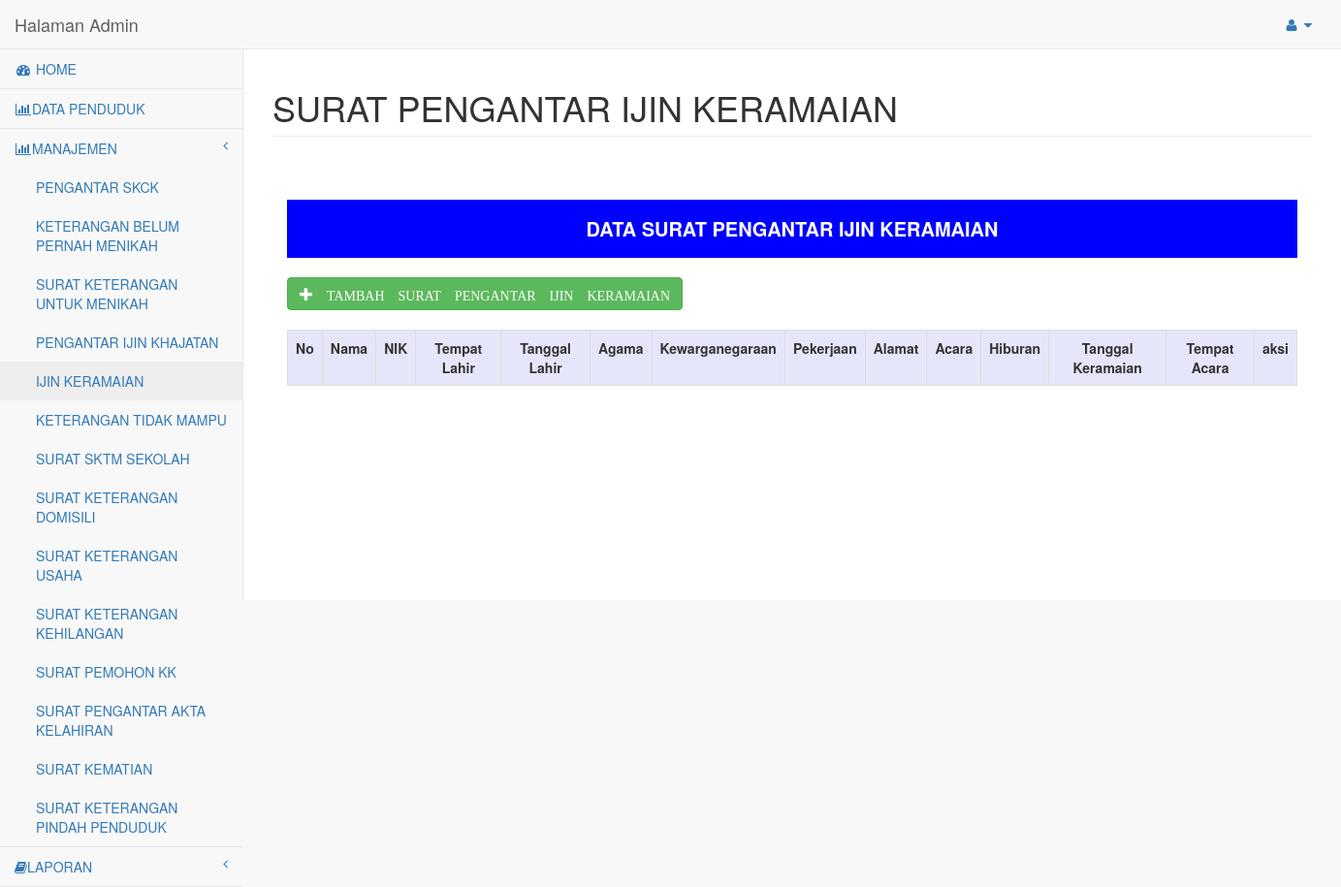
Before: /admin/index.php?module=ijin_keramaian with the older database file.
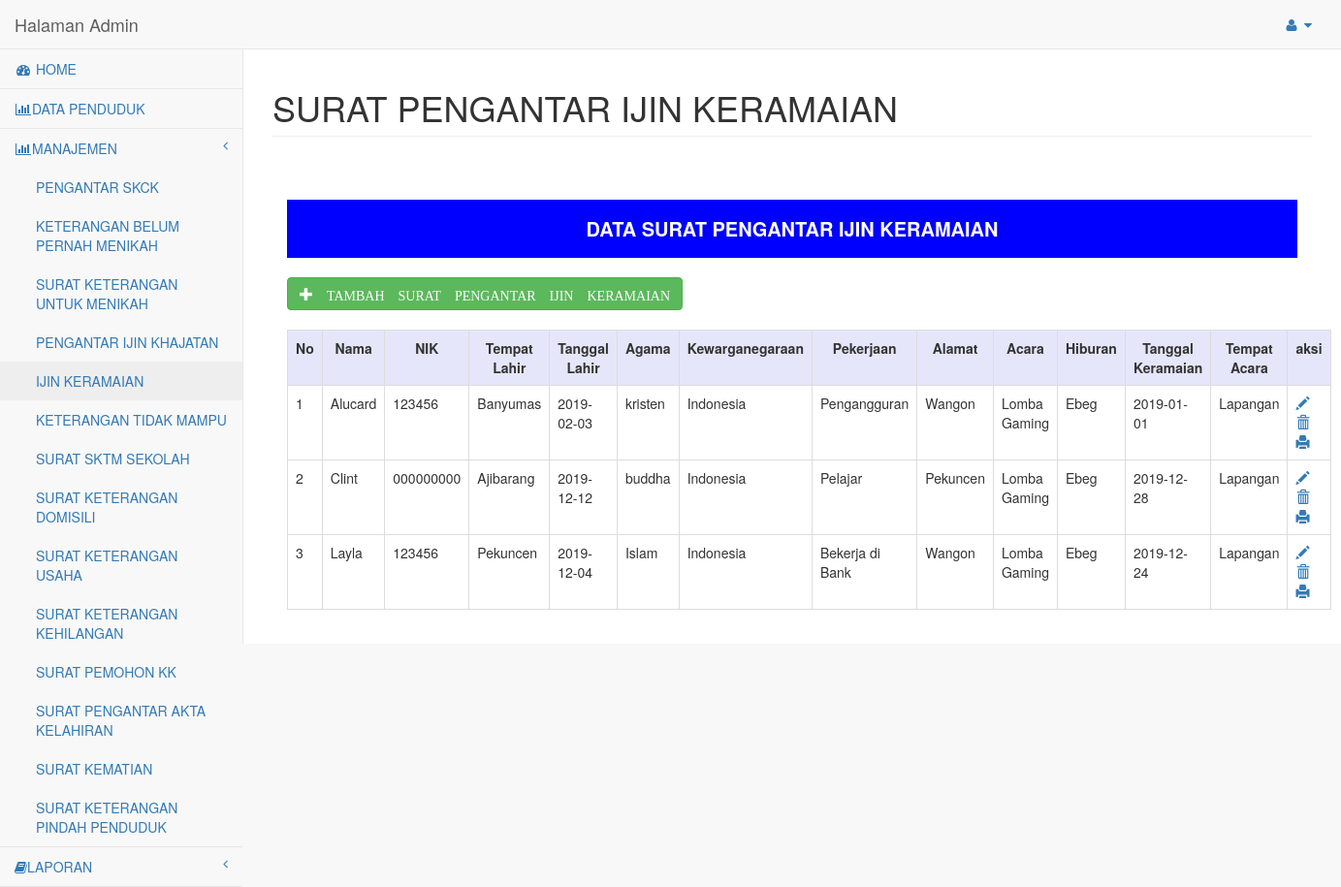
After: the same page with the newer database file.
### tables this page shows
CREATE TABLE `tbl_hiburan` (
  `id_hiburan` int(12) NOT NULL,
  `nama` varchar(20) NOT NULL,
  `nik` varchar(20) NOT NULL,
  `tmp_lahir` varchar(20) NOT NULL,
  `tgl_lahir` date NOT NULL,
  `agama` varchar(20) NOT NULL,
  `kewarganegaraan` varchar(30) NOT NULL,
  `pekerjaan` varchar(40) NOT NULL,
  `alamat` varchar(40) NOT NULL,
  `acara` varchar(50) NOT NULL,
  `hiburan` varchar(50) NOT NULL,
  `tgl_hiburan` date NOT NULL,
  `tmp_acara` varchar(30) NOT NULL
);

### admin/pages/ijin_keramaian.php (the view, shortened to what this page needs)
        <div id="page-wrapper">
            <div class="row">
                <div class="col-lg-12">
                    <h1 class="page-header">SURAT PENGANTAR IJIN KERAMAIAN</h1>
                </div>
            </div>
            <div class="row">
                <div class="col-lg-12">
                        <div class="panel-body">
<?php
include"koneksi.php";
$no = 1;
$qry_ijin_keramaian = mysqli_query($koneksi,"SELECT * from tbl_hiburan");
?>
<div style="margin-top:30px;width:100%,height:50px;text-align:center;background:#0000ff;color:#fff;line-height:60px;font-size:20px;">
<b>DATA SURAT PENGANTAR IJIN KERAMAIAN</b>
</div>
<a href="?module=input_ijin_keramaian" class="btn btn-success" style="margin-top:20px;"><span class="glyphicon glyphicon-plus"> TAMBAH SURAT PENGANTAR IJIN KERAMAIAN</span></a>
<div class="th">
<table class="table table-bordered" style="margin-top:20px;">
	<th style=" background: #E6E6FA;"><center>No</center></th>
	<th style=" background: #E6E6FA;"><center>Nama</center></th>
	<th style=" background: #E6E6FA;"><center>NIK</center></th>
	<th style=" background: #E6E6FA;"><center>Tempat Lahir</center></th>
	<th style=" background: #E6E6FA;"><center>Tanggal Lahir</center></th>
	<th style=" background: #E6E6FA;"><center>Agama</center></th>
	<th style=" background: #E6E6FA;"><center>Kewarganegaraan</center></th>
	<th style=" background: #E6E6FA;"><center>Pekerjaan</center></th>
	<th style=" background: #E6E6FA;"><center>Alamat</center></th>
	<th style=" background: #E6E6FA;"><center>Acara</center></th>
	<th style=" background: #E6E6FA;"><center>Hiburan</center></th>
	<th style=" background: #E6E6FA;"><center>Tanggal Keramaian</center></th>
	<th style=" background: #E6E6FA;"><center>Tempat Acara</center></th>
	<th style=" background: #E6E6FA;"><center>aksi</center></th>
	<?php while($data = mysqli_fetch_array($qry_ijin_keramaian)) { ?>
	<tr>
	 <td><?php echo $no++ ?></td>
	 <td><?php echo $data['nama'] ?></td>
	 <td><?php echo $data['nik'] ?></td>
	 <td><?php echo $data['tmp_lahir'] ?></td>
	 <td><?php echo $data['tgl_lahir'] ?></td>
	 <td><?php echo $data['agama'] ?></td>
	 <td><?php echo $data['kewarganegaraan'] ?></td>
	 <td><?php echo $data['pekerjaan'] ?></td>
	 <td><?php echo $data['alamat'] ?></td>
	 <td><?php echo $data['acara'] ?></td>
	 <td><?php echo $data['hiburan'] ?></td>
	 <td><?php echo $data['tgl_hiburan'] ?></td>
	 <td><?php echo $data['tmp_acara'] ?></td>
	 <td><a href="?module=edit_ijin_keramaian&id=<?php echo $data['id_ijin_keramaian']; ?>"><span class="glyphicon glyphicon-pencil"></span></a>
		 <a href="?module=hapus_ijin_keramaian&id=<?php echo $data['id_ijin_keramaian']; ?>"><span class="glyphicon glyphicon-trash"></span></a>
		 <a href="print_ijin_keramaian.php?id=<?php echo $data['id_ijin_keramaian']; ?>" target="_blank"><span class="glyphicon glyphicon-print"></span></a></td>
	</tr>
	<?php } ?>
</table>
</div>
                        </div>
                    </div>
                </div>
            </div>

Changed rows visible on the page:
added tbl_hiburan: nama "Alucard", nik "123456", tmp_lahir "Banyumas", tgl_lahir "2019-02-03", agama "kristen", kewarganegaraan "Indonesia", pekerjaan "Pengangguran", alamat "Wangon", acara "Lomba Gaming", hiburan "Ebeg", tgl_hiburan "2019-01-01", tmp_acara "Lapangan"
added tbl_hiburan: nama "Clint", nik "000000000", tmp_lahir "Ajibarang", tgl_lahir "2019-12-12", agama "buddha", kewarganegaraan "Indonesia", pekerjaan "Pelajar", alamat "Pekuncen", acara "Lomba Gaming", hiburan "Ebeg", tgl_hiburan "2019-12-28", tmp_acara "Lapangan"
added tbl_hiburan: nama "Layla", nik "123456", tmp_lahir "Pekuncen", tgl_lahir "2019-12-04", agama "Islam", kewarganegaraan "Indonesia", pekerjaan "Bekerja di Bank", alamat "Wangon", acara "Lomba Gaming", hiburan "Ebeg", tgl_hiburan "2019-12-24", tmp_acara "Lapangan"
